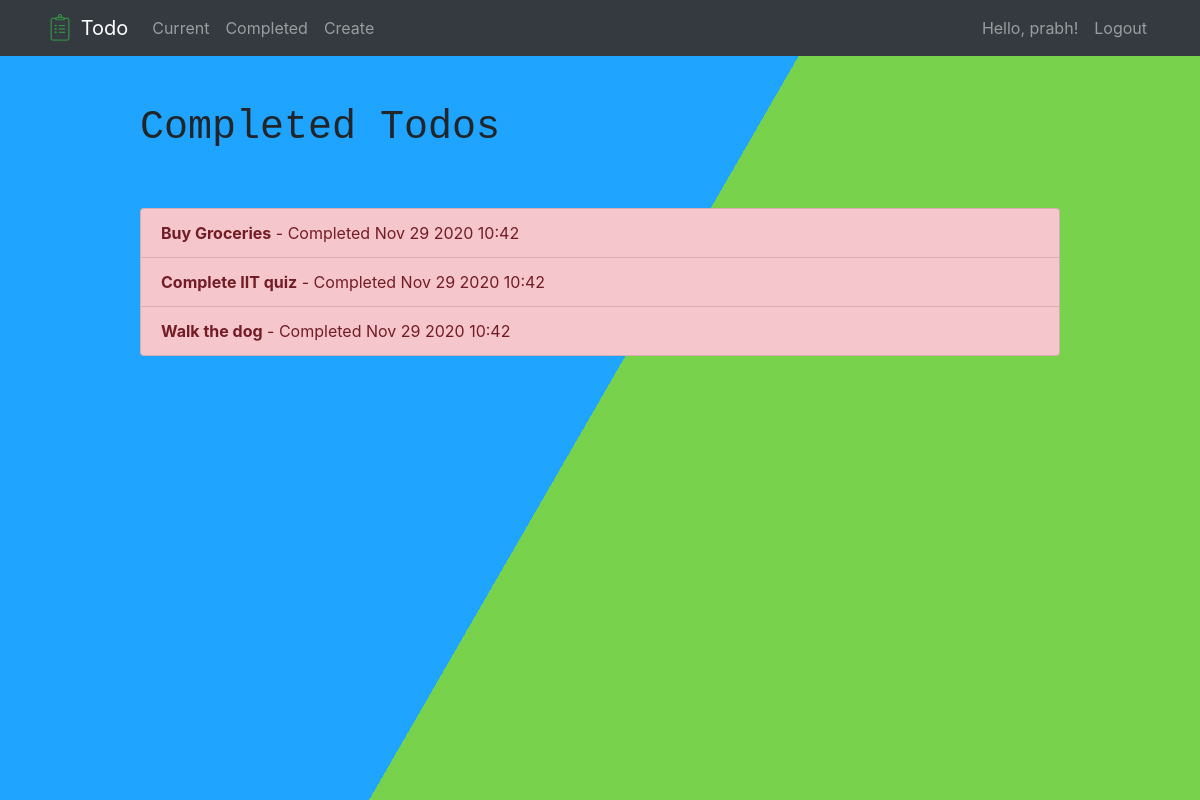
The app's page /completed/ (signed in), older data.
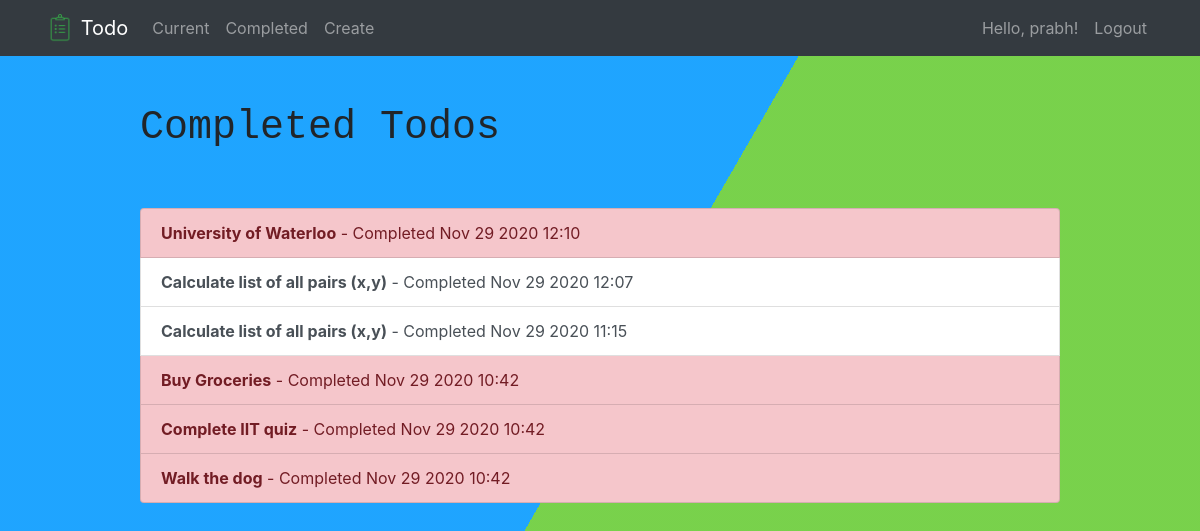
The same page, newer data.
### todo/models.py (models this page shows, shortened)
class Todo(models.Model):
    title = models.CharField(max_length = 100)
    memo = models.TextField(blank = True)
    created = models.DateTimeField(auto_now_add = True)
    datecompleted = models.DateTimeField(null = True, blank = True)
    important = models.BooleanField(default = False)
    user = models.ForeignKey(User, on_delete = models.CASCADE)

### todo/views.py (the view)
# urls.py: path('completed/', views.completedtodos, name='completedtodos'),
@login_required
def completedtodos(request):
    todos = Todo.objects.filter(user=request.user, datecompleted__isnull = False).order_by('-datecompleted')
    return render(request, 'todo/completedtodos.html', {'todos': todos})

### todo/templates/todo/completedtodos.html
{% extends "todo/base.html" %}
{% block content %}
    <div class="row justify-content-center mt-5">
        <div class="col-md-10">
            <h1>Completed Todos</h1>
        </div>
    </div>
    <div class="row justify-content-center mt-5">
        <div class="col-md-10">
            <div class="list-group">
                {% for todo in todos %}
                    <a href="{% url 'viewtodo' todo.id %}" class="list-group-item list-group-item-action{% if todo.important %} list-group-item-danger{% endif %}"><b>{{ todo.title }}</b> - Completed {{ todo.datecompleted|date:'M j Y H:i' }}</a>
                {% endfor %}
            </div>
        </div>
    </div>
{% endblock %}

### todo/templates/todo/base.html (shortened to what this page needs)
{% load static %}
<!doctype html>
<html lang="en">
<head>
    <link rel="stylesheet" href="https://stackpath.bootstrapcdn.com/bootstrap/4.4.1/css/bootstrap.min.css">
    <link rel="stylesheet" href="{% static 'todo/style.css' %}" />
</head>
<body>
  <div class="bg"></div>
  <div class="bg bg2"></div>
  <div class="bg bg3"></div>
<nav class="navbar sticky-top navbar-expand-md navbar-dark bg-dark">
<div class="container">
    <a class="navbar-brand" href="{% url 'home' %}">
         <img src="{% static 'todo/logo.png' %}" width="30" height="30" class="d-inline-block align-top">
        <span>Todo</span>
    </a>
    <div class="collapse navbar-collapse" id="navbarNav">
    {% if user.is_authenticated %}
        <ul class="navbar-nav mr-auto">
                <li class="nav-item {{ current }}">
                    <a class="nav-link" href="{% url 'currenttodos' %}">Current</a>
                </li>
                <li class="nav-item {{ completed }}">
                    <a class="nav-link" href="{% url 'completedtodos' %}">Completed</a>
                </li>
                <li class="nav-item {{ create }}">
                    <a class="nav-link" href="{% url 'createtodo' %}">Create</a>
                </li>
        </ul>
    {% endif %}
    <ul class="navbar-nav ml-auto">
            {% if user.is_authenticated %}
            <li class="nav-item {{ user.username }}">
                <span class="nav-link">Hello, {{ user.username }}!</span>
            </li>
                <li class="nav-item">
                    <a href="#" onclick="$('#signOutBtn').click()" class="nav-link">Logout</a>
                </li>
            {% endif %}
        </ul>
    </div>
</div>
</nav>
<div class="container">
{% block content %}{% endblock %}
</div>
</body>
</html>

### todo/static/todo/style.css (style rules this page uses)
html { height:100%; }
body { margin:0; }
h1 { font-family:monospace; }

Row changes from the older to the newer data that the page shows:
added Todo: title "University of Waterloo", datecompleted "Nov 29 2020 12:10"
added Todo: title "Calculate list of all pairs (x,y)", datecompleted "Nov 29 2020 12:07", important False (drawn)
added Todo: title "Calculate list of all pairs (x,y)", datecompleted "Nov 29 2020 11:15", important False (drawn)
